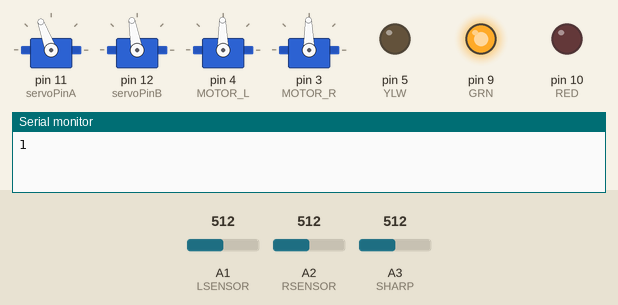
Recording of a sketch running on a simulated Arduino Uno, built with avr-gcc and run on an emulated ATmega328P. Parts: 4 × servo, output pins drawn as LEDs (lit = HIGH), the last lines printed to the serial monitor. The inputs (shaded band) are chosen by the test bench; at power-on: A1 (LSENSOR) = 512, A2 (RSENSOR) = 512, A3 (SHARP) = 512.

Above: at 4.1 s.
4.2 s: A1 (LSENSOR) set to 212
At 6.7 s:
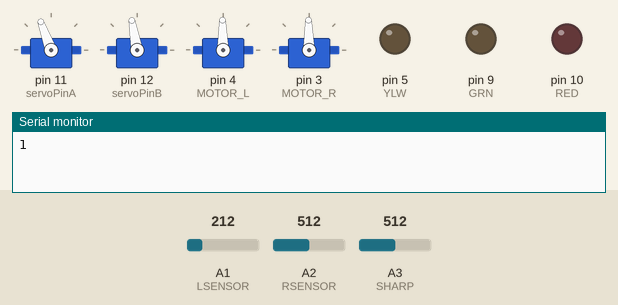
7.1 s: A1 (LSENSOR) set to 196
At 7.9 s:
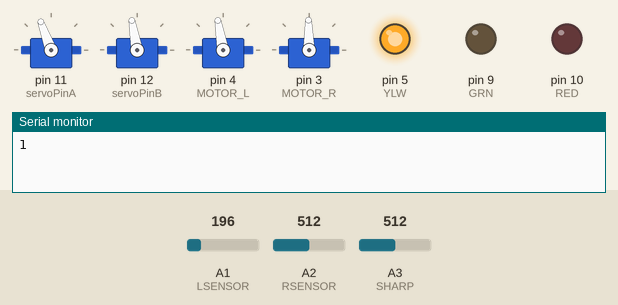
8.6 s: A2 (RSENSOR) set to 219
10.1 s: A2 (RSENSOR) set to 189
At 12.6 s:
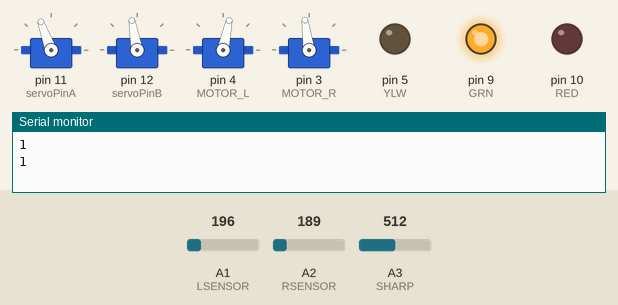
Timing chart, 0 to 14.1 s (numbered marks = the images above; inputs shaded):
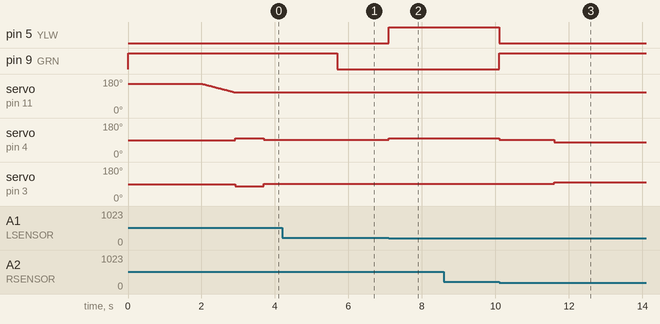

The sketch:

TASK2.ino
```cpp
/***************************************************
M103Lab6BucketLiftOnly (v1.2)

  Original by D. Ells 27/8/2021
  Revised by B. Surgenor, 25/04/2021

Lift and then lower the bucket once. Start with
bucket resting (at an angle) touching ground, drive
link parallel to the ground.
*****************************************************/

#include <Servo.h>  // Includes the library
Servo myServoA;  // Makes a servo object to control servo A
Servo myServoB;// Makes a servo object to control servo B
Servo leftWheel;
Servo rightWheel;
// Pin Assignments
const int LSENSOR = A1; // Left Sensor on Analog Pin 1
const int RSENSOR = A2; // Right Sensor on Analog Pin 2
float Lvoltage = analogRead(A1);
float Rvoltage = analogRead(A2);
const boolean PLOT = false;  //true=plot sensor reading; false=serial monitor output.

int MOTOR_R = 3;        // right motor signal pin
int MOTOR_L = 4;        // left motor signal pin

const int stopPulse = 148;  // stop speed for motors (default = 150))
const int delta = 15;       // pulse differential (default = 15)
const int offset = 0;       // offset, slows left wheel (default = 0)

//global variables
int lvalue = 0;  //left sensor value
int rvalue = 0;  //right sensor value

// Pin Assignments
int SHARP = A3;     // Sharp Sensor on Analog Pin 3
int value = 0;
int mv_value = 0;


// Pin Assignments
int GRN = 9;            // Green LED Pin
int YLW = 5;            // Yellow LED Pin
int RED = 10;           // Red LED Pin
int BUTTON = 7;         // Pushbutton Pin

int servoPinA = 11;     // Bucket servomotor #1 pin
int myAngleA1 = 155;    // initial angle, bucket lifts off ground if too high
int posA = myAngleA1;   // if set to 180, bucket lifts robot off of ground
int myAngleA2 = 110;     // highest angle (lift), puts almost straight, set to 110
                        //    still bent (i.e. not as high)

// this code is added
int servoPinB= 12;
int myAngleB1 = 100;
int posB = myAngleB1;
int myAngleB2 = 130;
int flag;
int wallflag;

// Set-up routine
void setup() {

// Set-up LED pins as outputs
  pinMode(GRN, OUTPUT);
  pinMode(YLW, OUTPUT);
  pinMode(RED, OUTPUT);

// Set-up button pin as input
  pinMode(BUTTON, INPUT);

// Set-up servo motors
  myServoA.write(posA);         // Servo A starting position
  myServoA.attach(servoPinA);   // Attaches the servo to the servo object

  //this code is new
  myServoB.write(posB);         // Servo B starting position
  myServoB.attach(servoPinB);   // Attaches the servo to the servo object
  // Initialize line following sensor pins as inputs
  pinMode(LSENSOR, INPUT);
  pinMode(RSENSOR, INPUT);

  //initialize motor control pins as servo pins
  leftWheel.attach(MOTOR_L);
  rightWheel.attach(MOTOR_R);

// Initialize led pins as outputs.
  pinMode(GRN, OUTPUT);
  pinMode(YLW, OUTPUT);
  pinMode(RED, OUTPUT);

// Initialize pins as inputs
  pinMode(BUTTON, INPUT);
  pinMode(SHARP, INPUT);

// Initialize serial printout
  Serial.begin(9600);    // default 9600
  turnOnLED(YLW);
  digitalWrite(YLW, LOW);
  digitalWrite(GRN, HIGH);


flag = 1;
wallflag = 1;
  raise();


}


// Main routine
void loop() {

  Serial.println(flag);

         //read the sensor value
      lvalue = analogRead(LSENSOR);
      rvalue = analogRead(RSENSOR);

          //map the values into millivolts (assuming 3000 mV reference voltage)
      lvalue = map(lvalue,0,1023,0,3000);
      rvalue = map(rvalue,0,1023,0,3000);


value = analogRead(SHARP);

    mv_value = map(value,0,1023,0,3300); //convert AtoD count to millivolts


 if(lvalue>700 && rvalue>700){

      turn90();

      if (wallflag == 0){
        wallflag = 1;
      }

      else if(wallflag == 1){
        wallflag = 0;
      }
  }


else if(mv_value>1000 && rvalue<600 && lvalue < 600 && wallflag == 0){


if(flag == 1){

 pickUp();


}


else if(flag == 0){

dumpOff();

  }

}

else{

lineFollow();

}


}


//********************* Functions (subroutines)*****************


//Toggle an LED on/off
void toggleLED(int colour){
  digitalWrite(colour, HIGH);
  delay(250);
  digitalWrite(colour, LOW);
  delay(250);
}

// Turn on a single LED and turn others off
void turnOnLED(int COLOUR)
{
  digitalWrite(GRN, LOW);
  digitalWrite(YLW, LOW);
  digitalWrite(RED, LOW);
  digitalWrite(COLOUR, HIGH);
}

void runMotors(int deltaL, int deltaR){

  int pulseL = (stopPulse + deltaL)*10;    //length of pulse in microseconds
  int pulseR = (stopPulse + deltaR)*10;
  leftWheel.writeMicroseconds(pulseL);
  rightWheel.writeMicroseconds(pulseR);
}

void turn180(){

  delay(1000);
      runMotors(-13,7);
      delay(500);

  while(lvalue<600) {
           //read the sensor value
      lvalue = analogRead(LSENSOR);
      rvalue = analogRead(RSENSOR);

          //map the values into millivolts (assuming 3000 mV reference voltage)
      lvalue = map(lvalue,0,1023,0,3000);
      rvalue = map(rvalue,0,1023,0,3000);

      runMotors(-13,7);
  }
runMotors(0,0);
        runMotors(-13,7);
        delay(200);

  while(lvalue>600){
        //read the sensor value
      lvalue = analogRead(LSENSOR);
      rvalue = analogRead(RSENSOR);

          //map the values into millivolts (assuming 3000 mV reference voltage)
      lvalue = map(lvalue,0,1023,0,3000);
      rvalue = map(rvalue,0,1023,0,3000);
runMotors(-13,7);
   }

runMotors(0,0);


}

void turn90(){


   runMotors(10,-13);
   delay(770);

  runMotors(0,0);
  delay(2000);

while(lvalue < 600){

   runMotors(10,-12);

}


 // runMotors(0,0);
  //delay(2000);
  //digitalWrite(GRN, LOW);
    //  digitalWrite(RED, LOW);
     // digitalWrite(YLW, LOW);
      //runMotors(-10,-10);
     // delay(550);
     // runMotors(10,-10);
     // delay(1000);
     // runMotors(0,0);
     // delay(100);

      while(lvalue > 600 || rvalue > 600){

 lvalue = analogRead(LSENSOR);
      rvalue = analogRead(RSENSOR);

          //map the values into millivolts (assuming 3000 mV reference voltage)
      lvalue = map(lvalue,0,1023,0,3000);
      rvalue = map(rvalue,0,1023,0,3000);

      lineFollow();

}


}

void raise(){
  delay (2000);           // A couple seconds to stand back
  for (posA = myAngleA1; posA >= myAngleA2; posA--) { // Lift action
    myServoA.write(posA);
    delay(20);
  }
}
void lower(){
  delay(1000);
  for (posA = myAngleA2; posA <= myAngleA1; posA++) {  // Drop action
    myServoA.write(posA);
    delay(20);
  }
}

void lineFollow(){

       if(lvalue<600){
         digitalWrite(YLW, HIGH);

         runMotors(10, 0);
      }else if(lvalue>600){
        digitalWrite(YLW, LOW);
      };

       if(rvalue<600){

         digitalWrite(RED, HIGH);
          runMotors(0, 10);
      }else if(rvalue>600){
        digitalWrite(RED, LOW);
      }else;

      if(lvalue<600 && rvalue<600){

      digitalWrite(GRN, HIGH);
      digitalWrite(RED, LOW);
      digitalWrite(YLW, LOW);
             runMotors(10, 10);
      }else{
        digitalWrite(GRN, LOW);
      }

}

void dumpbucket(){
  delay (2000);           // A couple seconds to stand back
  for (posB = myAngleB1; posB <= myAngleB2; posB++) { // Lift action
    myServoB.write(posB);
    delay(40);
  }

}

void returnbucketfromDown(){
  delay (2000);           // A couple seconds to stand back
  for (posB = myAngleB2; posB >= myAngleB1; posB--) { // Lift action
    myServoB.write(posB);
    delay(20);
  }
}


void liftbucket(){
  delay (2000);           // A couple seconds to stand back
  for (posB = myAngleB1; posB >= 60; posB--) { // Lift action
    myServoB.write(posB);
    delay(50);
  }
}

void returnbucketfromUp(){
delay (2000);           // A couple seconds to stand back
  for (posB = 60; posB <= myAngleB1; posB++) { // Lift action
    myServoB.write(posB);
    delay(40);
  }

}

void dumpOff(){
       runMotors(0,0);
Serial.println("Ran 2");
  delay(500);
  runMotors(0,0);
  turn180();

//weight adjustment
  runMotors(-13,7);
   delay(170);
       runMotors(0,0);

  delay(500);
   runMotors(-16,-16);
   delay(550);
    runMotors(0,0);
Serial.println("dump");
dumpbucket();
returnbucketfromDown();
Serial.println("Flag is: ");

  runMotors(10,0);
   delay(200);
    runMotors(-10,10);
   delay(120);

while(lvalue > 600 || rvalue > 600){

 lvalue = analogRead(LSENSOR);
      rvalue = analogRead(RSENSOR);

          //map the values into millivolts (assuming 3000 mV reference voltage)
      lvalue = map(lvalue,0,1023,0,3000);
      rvalue = map(rvalue,0,1023,0,3000);

      lineFollow();

}

flag = 1;

}

void pickUp(){

 runMotors(0,0);
  delay(500);
  turn180();

  // adjustment
  runMotors(-13,7);
   delay(320);
       runMotors(0,0);
  delay(400);

  lower();
   runMotors(-16,-16);
   delay(670);
    runMotors(0,0);
liftbucket();
Serial.println("");
raise();
Serial.println("Flag is: ");

 runMotors(10,0);
   delay(240);
    runMotors(-10,10);
   delay(110);

while(lvalue > 600 || rvalue > 600){

 lvalue = analogRead(LSENSOR);
      rvalue = analogRead(RSENSOR);

          //map the values into millivolts (assuming 3000 mV reference voltage)
      lvalue = map(lvalue,0,1023,0,3000);
      rvalue = map(rvalue,0,1023,0,3000);

      lineFollow();

}

flag = 0;

}
```

Measured:
- the behaviour switches between 205 and 204 on A1 (LSENSOR) (found by bisection; images 1 and 2)
- the behaviour switches between 205 and 204 on A2 (RSENSOR) (found by bisection; images 2 and 3)
- after the input at 7.1 s, pin 5 (YLW): LOW → HIGH at once; servo on pin 4 (MOTOR_L): 91° → 100° at once
- after the input at 8.6 s, every drawn part: stays the same
- after the input at 10.1 s, pin 5 (YLW): HIGH → LOW at once; pin 9 (GRN): LOW → HIGH at once; servo on pin 4 (MOTOR_L): 100° → 91° at once, → 78° 1.5 s later; servo on pin 3 (MOTOR_R): 91° → 98° after 1.5 s
